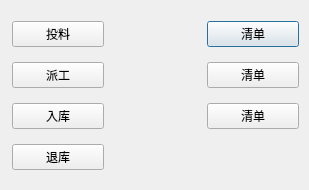
<?xml version="1.0" encoding="UTF-8"?>
<ui version="4.0">
 <class>Dialog</class>
 <widget class="QDialog" name="Dialog">
  <property name="geometry">
   <rect>
    <x>0</x>
    <y>0</y>
    <width>309</width>
    <height>190</height>
   </rect>
  </property>
  <property name="sizePolicy">
   <sizepolicy hsizetype="Fixed" vsizetype="Fixed">
    <horstretch>0</horstretch>
    <verstretch>0</verstretch>
   </sizepolicy>
  </property>
  <property name="windowTitle">
   <string>需求处理选择</string>
  </property>
  <widget class="QWidget" name="gridLayoutWidget">
   <property name="geometry">
    <rect>
     <x>10</x>
     <y>10</y>
     <width>291</width>
     <height>171</height>
    </rect>
   </property>
   <layout class="QGridLayout" name="g1_layout">
    <property name="leftMargin">
     <number>2</number>
    </property>
    <property name="topMargin">
     <number>2</number>
    </property>
    <property name="rightMargin">
     <number>2</number>
    </property>
    <property name="bottomMargin">
     <number>2</number>
    </property>
    <item row="0" column="2">
     <widget class="QPushButton" name="show2BuyPushButton">
      <property name="text">
       <string>清单</string>
      </property>
     </widget>
    </item>
    <item row="0" column="0">
     <widget class="QPushButton" name="toBuyPushButton">
      <property name="text">
       <string>投料</string>
      </property>
     </widget>
    </item>
    <item row="2" column="0">
     <widget class="QPushButton" name="toStoragePushButton">
      <property name="text">
       <string>入库</string>
      </property>
     </widget>
    </item>
    <item row="3" column="0">
     <widget class="QPushButton" name="toPickPushButton">
      <property name="text">
       <string>退库</string>
      </property>
     </widget>
    </item>
    <item row="1" column="0">
     <widget class="QPushButton" name="toProducePushButton">
      <property name="text">
       <string>派工</string>
      </property>
     </widget>
    </item>
    <item row="0" column="1">
     <widget class="QLabel" name="toBuyLabel">
      <property name="text">
       <string/>
      </property>
      <property name="alignment">
       <set>Qt::AlignCenter</set>
      </property>
     </widget>
    </item>
    <item row="1" column="1">
     <widget class="QLabel" name="toProduceLabel">
      <property name="text">
       <string/>
      </property>
      <property name="alignment">
       <set>Qt::AlignCenter</set>
      </property>
     </widget>
    </item>
    <item row="2" column="1">
     <widget class="QLabel" name="toStorageLabel">
      <property name="text">
       <string/>
      </property>
      <property name="alignment">
       <set>Qt::AlignCenter</set>
      </property>
     </widget>
    </item>
    <item row="3" column="1">
     <widget class="QLabel" name="toPickLabel">
      <property name="text">
       <string/>
      </property>
      <property name="alignment">
       <set>Qt::AlignCenter</set>
      </property>
     </widget>
    </item>
    <item row="1" column="2">
     <widget class="QPushButton" name="show2ProducePushButton">
      <property name="text">
       <string>清单</string>
      </property>
     </widget>
    </item>
    <item row="2" column="2">
     <widget class="QPushButton" name="show2StoringPushButong">
      <property name="text">
       <string>清单</string>
      </property>
     </widget>
    </item>
   </layout>
  </widget>
 </widget>
 <resources/>
 <connections/>
</ui>
